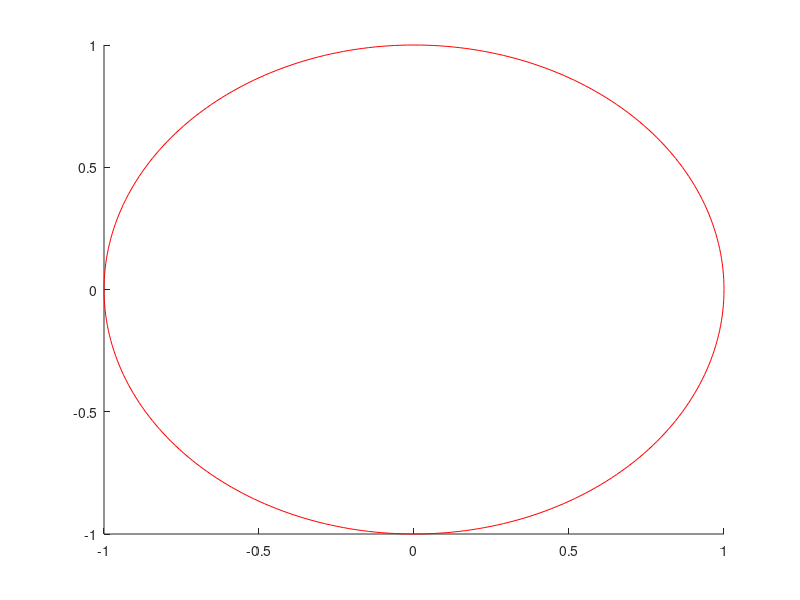

Reproduce this figure in MATLAB.
function h=ellipse(ra,rb,ang,x0,y0,C,Nb)
% Ellipse adds ellipses to the current plot
%
% ELLIPSE(ra,rb,ang,x0,y0) adds an ellipse with semimajor axis of ra,
% a semimajor axis of radius rb, a semimajor axis of ang, centered at
% the point x0,y0.
%
% The length of ra, rb, and ang should be the same. 
% If ra is a vector of length L and x0,y0 scalars, L ellipses
% are added at point x0,y0.
% If ra is a scalar and x0,y0 vectors of length M, M ellipse are with the same 
% radii are added at the points x0,y0.
% If ra, x0, y0 are vectors of the same length L=M, M ellipses are added.
% If ra is a vector of length L and x0, y0 are  vectors of length
% M~=L, L*M ellipses are added, at each point x0,y0, L ellipses of radius ra.
%
% ELLIPSE(ra,rb,ang,x0,y0,C)
% adds ellipses of color C. C may be a string ('r','b',...) or the RGB value. 
% If no color is specified, it makes automatic use of the colors specified by 
% the axes ColorOrder property. For several circles C may be a vector.
%
% ELLIPSE(ra,rb,ang,x0,y0,C,Nb), Nb specifies the number of points
% used to draw the ellipse. The default value is 300. Nb may be used
% for each ellipse individually.
%
% h=ELLIPSE(...) returns the handles to the ellipses.
%
% as a sample of how ellipse works, the following produces a red ellipse
% tipped up at a 45 deg axis from the x axis
% ellipse(1,2,pi/8,1,1,'r')
%
% note that if ra=rb, ELLIPSE plots a circle
%

% written by D.G. Long, Brigham Young University, based on the
% CIRCLES.m original 
% written by Peter Blattner, Institute of Microtechnology, University of 
% Neuchatel, Switzerland, blattner@imt.unine.ch


% Check the number of input arguments 

if nargin<1,
  ra=[];
end;
if nargin<2,
  rb=[];
end;
if nargin<3,
  ang=[];
end;

%if nargin==1,
%  error('Not enough arguments');
%end;

if nargin<5,
  x0=[];
  y0=[];
end;
 
if nargin<6,
  C=[];
end

if nargin<7,
  Nb=[];
end

% set up the default values

if isempty(ra),ra=1;end;
if isempty(rb),rb=1;end;
if isempty(ang),ang=0;end;
if isempty(x0),x0=0;end;
if isempty(y0),y0=0;end;
if isempty(Nb),Nb=300;end;
if isempty(C),C= get(gca,'colororder');end;

% work on the variable sizes

x0=x0(:);
y0=y0(:);
ra=ra(:);
rb=rb(:);
ang=ang(:);
Nb=Nb(:);

if isstr(C),C=C(:);end;

if length(ra)~=length(rb),
  error('length(ra)~=length(rb)');
end;
if length(x0)~=length(y0),
  error('length(x0)~=length(y0)');
end;

% how many inscribed elllipses are plotted

if length(ra)~=length(x0)
  maxk=length(ra)*length(x0);
else
  maxk=length(ra);
end;

% drawing loop

for k=1:maxk
  
  if length(x0)==1
    xpos=x0;
    ypos=y0;
    radm=ra(k);
    radn=rb(k);
    if length(ang)==1
      an=ang;
    else
      an=ang(k);
    end;
  elseif length(ra)==1
    xpos=x0(k);
    ypos=y0(k);
    radm=ra;
    radn=rb;
    an=ang;
  elseif length(x0)==length(ra)
    xpos=x0(k);
    ypos=y0(k);
    radm=ra(k);
    radn=rb(k);
    an=ang(k);
  else
    rada=ra(fix((k-1)/size(x0,1))+1);
    radb=rb(fix((k-1)/size(x0,1))+1);
    an=ang(fix((k-1)/size(x0,1))+1);
    xpos=x0(rem(k-1,size(x0,1))+1);
    ypos=y0(rem(k-1,size(y0,1))+1);
  end;

  co=cos(an);
  si=sin(an);
  the=linspace(0,2*pi,Nb(rem(k-1,size(Nb,1))+1,:)+1);
%  x=radm*cos(the)*co-si*radn*sin(the)+xpos;
%  y=radm*cos(the)*si+co*radn*sin(the)+ypos;
  h(k)=line(radm*cos(the)*co-si*radn*sin(the)+xpos,radm*cos(the)*si+co*radn*sin(the)+ypos);
  set(h(k),'color','red');

end;